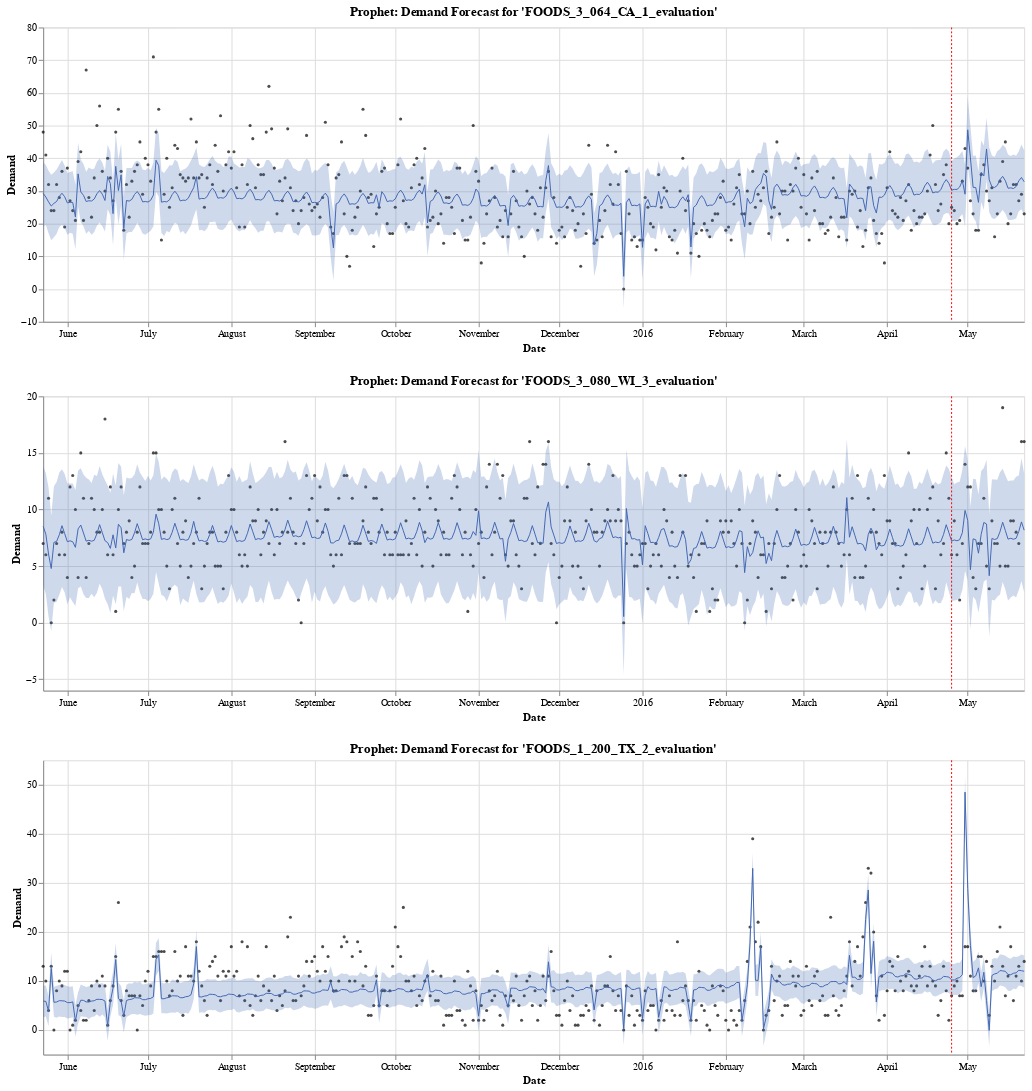

Notebook code cell kept with this figure:
### Code cell
best_perf_indices = eval_metrics["smape"].dropna().sort_values()[:3].index
plots = []

for index in best_perf_indices:
    plot_id = pd.Series(test_sampled_ids).iloc[index]

    df = df_train[["time"] + [plot_id]]
    df.columns = ["time", "y"]

    model, forecast = fit_and_predict(
        df, test_steps, prophet_params, include_history=True
    )

    y = (df_train_eval[df_train_eval["id"] == plot_id].loc[:, date_names]).T
    y.columns = ["y"]
    y = calendar.merge(y, left_on="d", right_index=True)[["date", "y"]]
    y["time"] = pd.to_datetime(y["date"])

    source = y.merge(forecast, how="left").drop(["date"], axis=1)
    p = plot_forecast(
        source,
        test_steps,
        plot_id=plot_id,
        model_name="Prophet",
        start_date="2015-05-23",
    )

    plots.append(p)

alt.VConcatChart(vconcat=plots)

### Figure 1 — Vega-Lite specification as saved in the notebook (floating-point values rounded to 4 significant figures; data arrays with more than 128 entries replaced by an {"elided": "..."} marker saying what was removed)
{"config": {"view": {"continuousWidth": 400, "continuousHeight": 300}}, "vconcat": [{"layer": [{"mark": {"type": "circle", "color": "#000000", "size": 10.0}, "encoding": {"tooltip": [{"type": "temporal", "field": "time"}, {"type": "quantitative", "field": "y"}], "x": {"type": "temporal", "axis": {"title": "Date"}, "field": "time"}, "y": {"type": "quantitative", "axis": {"title": "Demand"}, "field": "y"}}}, {"mark": {"type": "line", "color": "#4267B2", "size": 1.0}, "encoding": {"x": {"type": "temporal", "field": "time"}, "y": {"type": "quantitative", "field": "fcst"}}}, {"mark": {"type": "area", "color": "#4267B2", "opacity": 0.25}, "encoding": {"x": {"type": "temporal", "field": "time"}, "y": {"type": "quantitative", "field": "fcst_lower"}, "y2": {"field": "fcst_upper"}}}, {"data": {"name": "data-302bc33366dfe1498bc0394fc8325ea5"}, "mark": {"type": "rule", "color": "#FF0000", "size": 1.0, "strokeDash": [2, 2]}, "encoding": {"x": {"type": "temporal", "field": "time"}}}], "data": {"name": "data-5718d0d6db8bd0cd692cc318c37c7141"}, "height": 300, "title": "Prophet: Demand Forecast for 'FOODS_3_064_CA_1_evaluation'", "width": 1000}, {"layer": [{"mark": {"type": "circle", "color": "#000000", "size": 10.0}, "encoding": {"tooltip": [{"type": "temporal", "field": "time"}, {"type": "quantitative", "field": "y"}], "x": {"type": "temporal", "axis": {"title": "Date"}, "field": "time"}, "y": {"type": "quantitative", "axis": {"title": "Demand"}, "field": "y"}}}, {"mark": {"type": "line", "color": "#4267B2", "size": 1.0}, "encoding": {"x": {"type": "temporal", "field": "time"}, "y": {"type": "quantitative", "field": "fcst"}}}, {"mark": {"type": "area", "color": "#4267B2", "opacity": 0.25}, "encoding": {"x": {"type": "temporal", "field": "time"}, "y": {"type": "quantitative", "field": "fcst_lower"}, "y2": {"field": "fcst_upper"}}}, {"data": {"name": "data-302bc33366dfe1498bc0394fc8325ea5"}, "mark": {"type": "rule", "color": "#FF0000", "size": 1.0, "strokeDash": [2, 2]}, "encoding": {"x": {"type": "temporal", "field": "time"}}}], "data": {"name": "data-35620e0c1d5f36853fdb76d2be4be624"}, "height": 300, "title": "Prophet: Demand Forecast for 'FOODS_3_080_WI_3_evaluation'", "width": 1000}, {"layer": [{"mark": {"type": "circle", "color": "#000000", "size": 10.0}, "encoding": {"tooltip": [{"type": "temporal", "field": "time"}, {"type": "quantitative", "field": "y"}], "x": {"type": "temporal", "axis": {"title": "Date"}, "field": "time"}, "y": {"type": "quantitative", "axis": {"title": "Demand"}, "field": "y"}}}, {"mark": {"type": "line", "color": "#4267B2", "size": 1.0}, "encoding": {"x": {"type": "temporal", "field": "time"}, "y": {"type": "quantitative", "field": "fcst"}}}, {"mark": {"type": "area", "color": "#4267B2", "opacity": 0.25}, "encoding": {"x": {"type": "temporal", "field": "time"}, "y": {"type": "quantitative", "field": "fcst_lower"}, "y2": {"field": "fcst_upper"}}}, {"data": {"name": "data-302bc33366dfe1498bc0394fc8325ea5"}, "mark": {"type": "rule", "color": "#FF0000", "size": 1.0, "strokeDash": [2, 2]}, "encoding": {"x": {"type": "temporal", "field": "time"}}}], "data": {"name": "data-1225a76cf4027e26e174f98e2684781f"}, "height": 300, "title": "Prophet: Demand Forecast for 'FOODS_1_200_TX_2_evaluation'", "width": 1000}], "$schema": "https://vega.github.io/schema/vega-lite/v4.8.1.json", "datasets": {"data-5718d0d6db8bd0cd692cc318c37c7141": {"elided": "366 records"}, "data-302bc33366dfe1498bc0394fc8325ea5": [{"time": "2016-04-25T00:00:00"}], "data-35620e0c1d5f36853fdb76d2be4be624": {"elided": "366 records"}, "data-1225a76cf4027e26e174f98e2684781f": {"elided": "366 records"}}}
